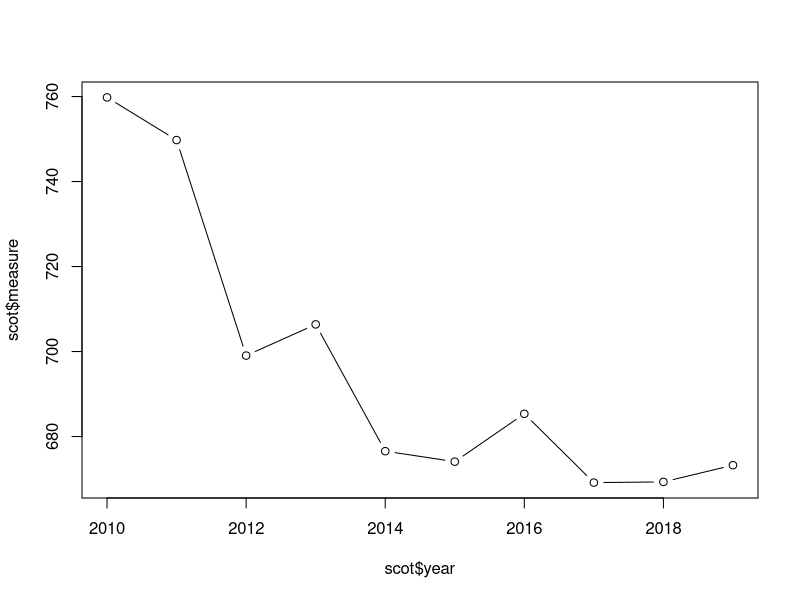
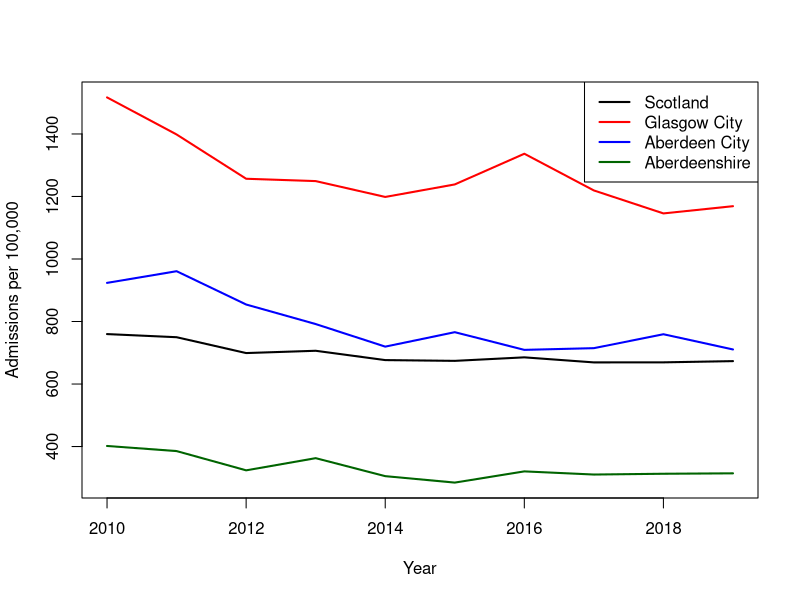
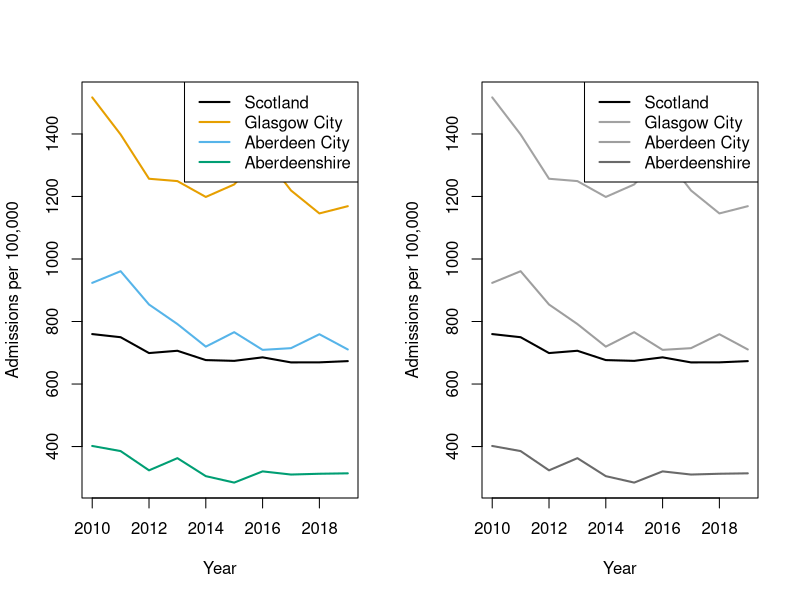
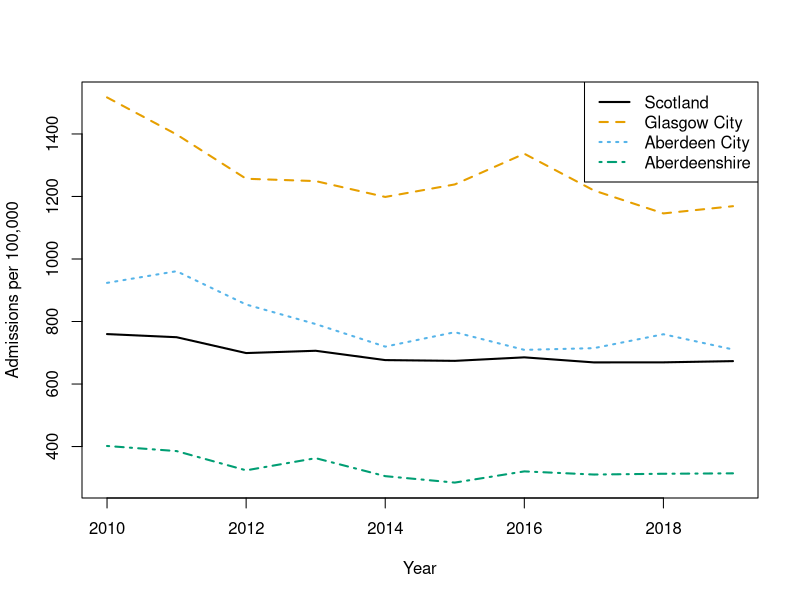
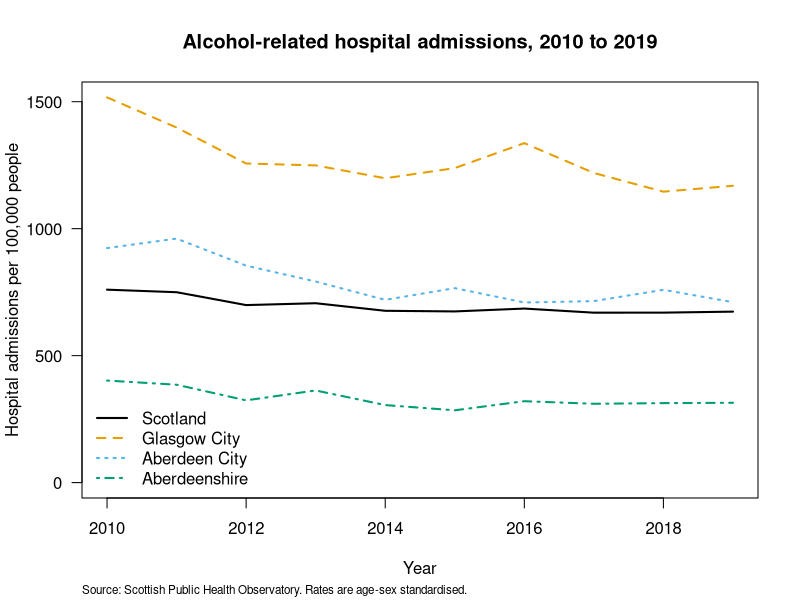
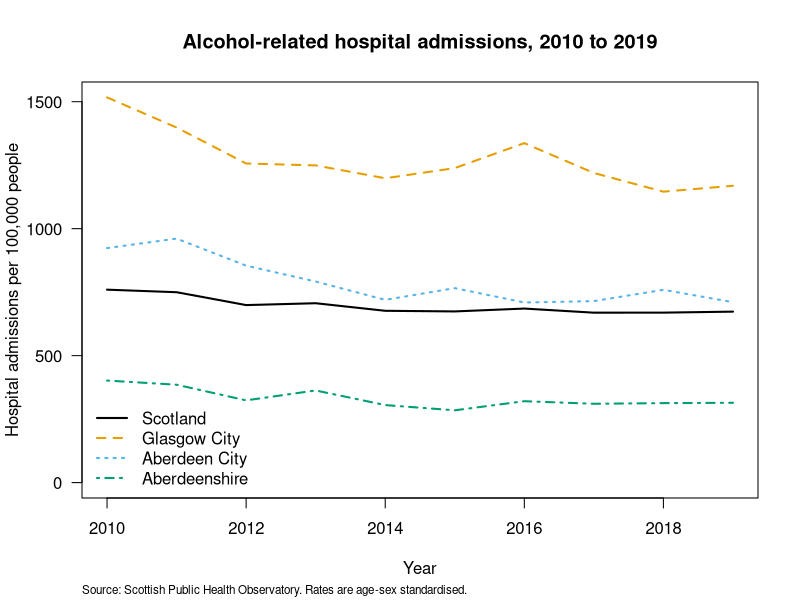
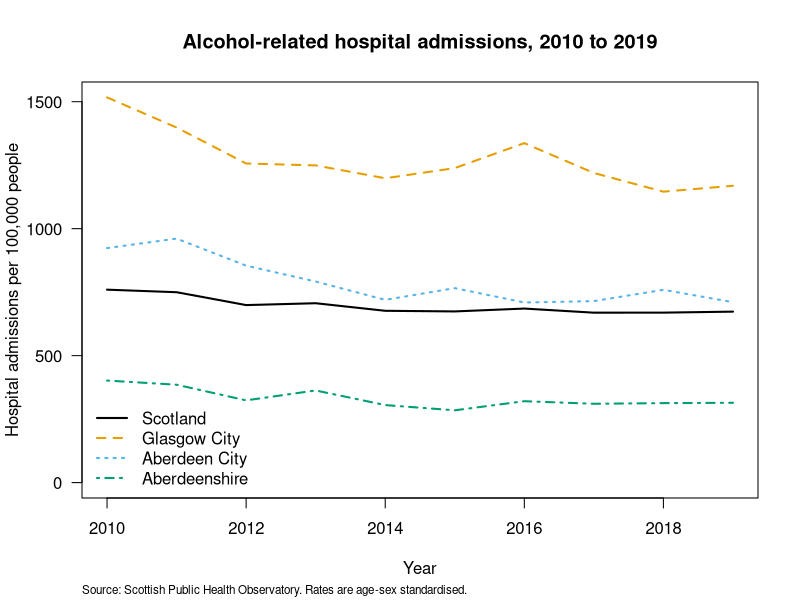

Generate these figures, in order, with R:
## ----Q2, echo=SOLUTIONS-------------------------------------------------------
scotpho <- read.table('data/scotpho_alcohol_admissions.txt', header = TRUE, sep = "\t",
                      na.strings = "NA", stringsAsFactors = TRUE)


## ----Q4, echo=SOLUTIONS-------------------------------------------------------
str(scotpho)
summary(scotpho)

nrow(scotpho)            # 330

table(scotpho$area_type)
# Council area     Scotland 
#          320           10 

# 33 areas, 10 years each. Every area is complete:
table(scotpho$area_name)
unique(table(scotpho$area_name))   # 10 - so every area has all 10 years

range(scotpho$year)      # 2010 2019

# If an area were missing a year, lines() would simply join the points either
# side of the gap and draw a straight line straight through it. Nothing would
# warn you, and the plot would imply data you do not have.


## ----Q5, echo=SOLUTIONS-------------------------------------------------------
scot <- scotpho[scotpho$area_name == "Scotland", ]

plot(scot$year, scot$measure, type = "b")

# What is wrong with this plot for anyone other than you?
#  - the x axis is labelled scot$year and the y axis scot$measure
#  - there are no units anywhere, so 673 could be anything
#  - there is no title, so the reader does not know what is being counted
#  - the y axis does not start at zero, which exaggerates the decline
#  - there is nothing to say where the data came from
#
# The plot is not wrong. It is just useless to anybody who is not already
# holding the dataset.


## ----Q6, echo=SOLUTIONS, tidy = TRUE------------------------------------------
areas <- c("Scotland", "Glasgow City", "Aberdeen City", "Aberdeenshire")
sub <- scotpho[scotpho$area_name %in% areas, ]

# the factor still thinks it has 33 levels, even though only 4 are left
levels(sub$area_name)          # all 33
sub$area_name <- droplevels(sub$area_name)
levels(sub$area_name)          # now 4

# set up an empty plot with limits that fit every area
plot(range(sub$year), range(sub$measure), type = "n",
     xlab = "Year", ylab = "Admissions per 100,000")

cols <- c("black", "red", "blue", "darkgreen")

for (i in seq_along(areas)) {
  a <- sub[sub$area_name == areas[i], ]
  a <- a[order(a$year), ]        # never assume the rows are in order
  lines(a$year, a$measure, col = cols[i], lwd = 2)
}

legend("topright", legend = areas, col = cols, lwd = 2)

# Glasgow City is roughly twice the Scottish average and Aberdeenshire is
# roughly half of it. The national line, on its own, describes almost nobody.


## ----Q7, echo=SOLUTIONS, tidy = TRUE------------------------------------------
cols <- palette.colors(4, palette = "Okabe-Ito")
cols
# "#000000" "#E69F00" "#56B4E9" "#009E73"

# a greyscale test: convert each colour to the grey of the same luminance
grey.cols <- grey(apply(col2rgb(cols), 2, function(x) sum(x * c(0.299, 0.587, 0.114)) / 255))

# draw both versions side by side and compare
par(mfrow = c(1, 2))
for (palette.in.use in list(cols, grey.cols)) {
  plot(range(sub$year), range(sub$measure), type = "n",
       xlab = "Year", ylab = "Admissions per 100,000")
  for (i in seq_along(areas)) {
    a <- sub[sub$area_name == areas[i], ]
    a <- a[order(a$year), ]
    lines(a$year, a$measure, col = palette.in.use[i], lwd = 2)
  }
  legend("topright", legend = areas, col = palette.in.use, lwd = 2)
}

# In grey, two of the four lines become hard to separate. Colour alone is never
# enough. The fix is to give the reader a second, redundant cue - here, a
# different line type for each area - so the plot still works with no colour
# at all.
par(mfrow = c(1, 1))
ltys <- c(1, 2, 3, 4)
plot(range(sub$year), range(sub$measure), type = "n",
     xlab = "Year", ylab = "Admissions per 100,000")
for (i in seq_along(areas)) {
  a <- sub[sub$area_name == areas[i], ]
  a <- a[order(a$year), ]
  lines(a$year, a$measure, col = cols[i], lwd = 2, lty = ltys[i])
}
legend("topright", legend = areas, col = cols, lwd = 2, lty = ltys)


## ----Q8, echo=SOLUTIONS, tidy = TRUE------------------------------------------
plot(range(sub$year), c(0, max(sub$measure)), type = "n",
     xlab = "Year",
     ylab = "Hospital admissions per 100,000 people",
     main = "Alcohol-related hospital admissions, 2010 to 2019",
     las = 1)

for (i in seq_along(areas)) {
  a <- sub[sub$area_name == areas[i], ]
  a <- a[order(a$year), ]
  lines(a$year, a$measure, col = cols[i], lwd = 2, lty = ltys[i])
}

legend("bottomleft", legend = areas, col = cols, lwd = 2, lty = ltys, bty = "n")

mtext("Source: Scottish Public Health Observatory. Rates are age-sex standardised.",
      side = 1, line = 4, cex = 0.7, adj = 0)

# Should the y axis start at zero?
# Starting at zero, as here, shows the true relative size of the difference
# between areas: Glasgow really is about four times Aberdeenshire. Starting at
# the minimum instead would fill the panel with the year to year wiggles and
# make a modest national decline look dramatic. For a rate like this, where
# zero is meaningful and the comparison between areas is the point, starting at
# zero is the honest choice. For something like average age, where zero is
# nowhere near the data, it would be absurd. Decide, and be able to say why.


## ----Q9, echo=SOLUTIONS, tidy = TRUE------------------------------------------
# a small function so you don't have to repeat the plotting code
plot.admissions <- function() {
  plot(range(sub$year), c(0, max(sub$measure)), type = "n",
       xlab = "Year", ylab = "Hospital admissions per 100,000 people",
       main = "Alcohol-related hospital admissions, 2010 to 2019", las = 1)
  for (i in seq_along(areas)) {
    a <- sub[sub$area_name == areas[i], ]
    a <- a[order(a$year), ]
    lines(a$year, a$measure, col = cols[i], lwd = 2, lty = ltys[i])
  }
  legend("bottomleft", legend = areas, col = cols, lwd = 2, lty = ltys, bty = "n")
  mtext("Source: Scottish Public Health Observatory. Rates are age-sex standardised.",
        side = 1, line = 4, cex = 0.7, adj = 0)
}

# pdf: vector, so it stays sharp at any size. width and height are in inches,
# and 10 x 5.625 is 16:9
pdf('output/ex6_admissions.pdf', width = 10, height = 5.625, pointsize = 12)
plot.admissions()
dev.off()

# png: pixels, so the resolution matters. units = "in" plus res = 300 gives you
# a 3000 x 1688 pixel image that will print cleanly
png('output/ex6_admissions.png', width = 10, height = 5.625, units = "in",
    res = 300, pointsize = 12)
plot.admissions()
dev.off()

# Use the pdf for anything going to a printer, and the png for anything going
# into PowerPoint or a web page. If your poster template asks for a specific
# figure size, set width and height to that size here rather than resizing the
# image afterwards, which is what makes text look squashed or fuzzy.
